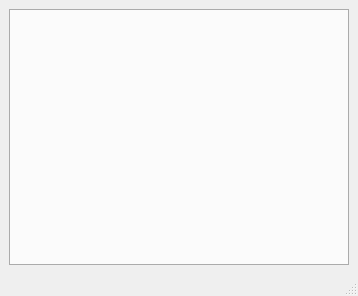
<?xml version="1.0" encoding="UTF-8"?>
<ui version="4.0">
 <class>statistica</class>
 <widget class="QMainWindow" name="statistica">
  <property name="geometry">
   <rect>
    <x>0</x>
    <y>0</y>
    <width>358</width>
    <height>296</height>
   </rect>
  </property>
  <property name="windowTitle">
   <string>MainWindow</string>
  </property>
  <property name="documentMode">
   <bool>false</bool>
  </property>
  <widget class="QWidget" name="centralwidget">
   <layout class="QVBoxLayout" name="verticalLayout">
    <item>
     <widget class="QTabWidget" name="tabWidget">
      <property name="tabPosition">
       <enum>QTabWidget::South</enum>
      </property>
      <property name="currentIndex">
       <number>-1</number>
      </property>
      <property name="elideMode">
       <enum>Qt::ElideNone</enum>
      </property>
     </widget>
    </item>
   </layout>
  </widget>
  <widget class="QMenuBar" name="menubar">
   <property name="geometry">
    <rect>
     <x>0</x>
     <y>0</y>
     <width>358</width>
     <height>25</height>
    </rect>
   </property>
  </widget>
  <widget class="QStatusBar" name="statusbar"/>
 </widget>
 <resources/>
 <connections/>
</ui>
